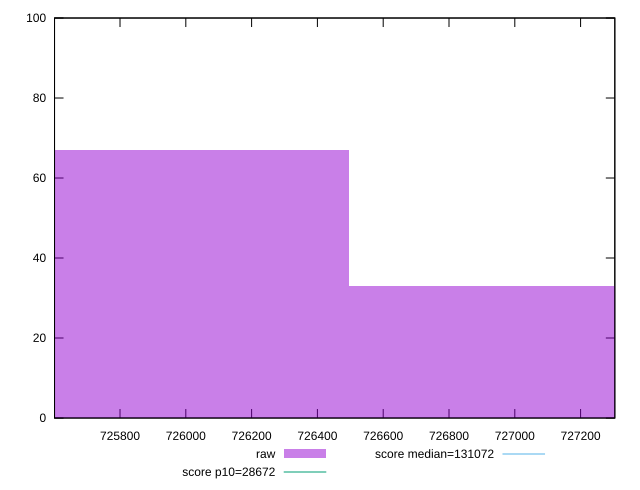

Source code (gnuplot):
reset

$raw <<EOF
726009.0356517117 67
726983.5444243986 33
EOF

set key outside below
set boxwidth 974.5087726868613
set xrange [725600.9658333333:727304.03125]
set yrange [0:100]
set trange [0:100]
set style fill transparent solid 0.5 noborder

set parametric
set terminal svg size 640, 490 enhanced background rgb 'white'
set output "reports/report_00027_2021-02-24T12-40-31.850Z/uses-long-cache-ttl/samples/music/raw/histogram.svg"

plot $raw title "raw" with boxes, \
     28672,t title "score p10=28672", \
     131072,t title "score median=131072"

reset
